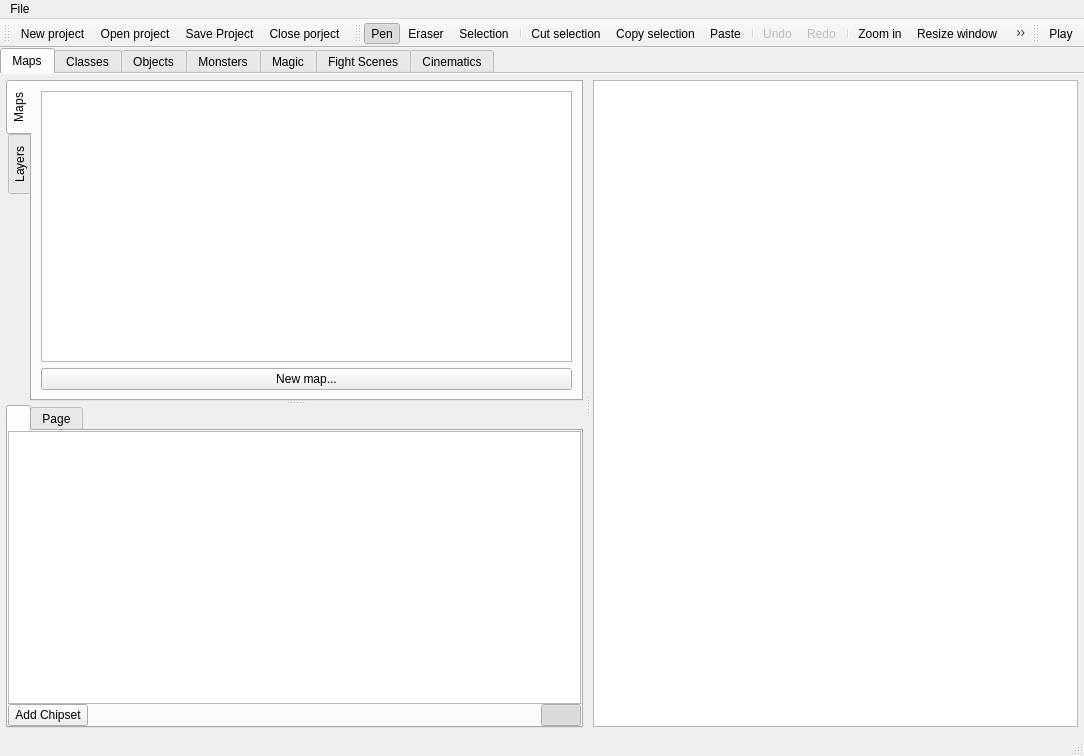
<?xml version="1.0" encoding="UTF-8"?>
<ui version="4.0">
 <class>GeneralWindow</class>
 <widget class="QMainWindow" name="GeneralWindow">
  <property name="geometry">
   <rect>
    <x>0</x>
    <y>0</y>
    <width>1084</width>
    <height>756</height>
   </rect>
  </property>
  <property name="contextMenuPolicy">
   <enum>Qt::CustomContextMenu</enum>
  </property>
  <property name="windowTitle">
   <string>Dummy Editor</string>
  </property>
  <widget class="QWidget" name="centralwidget">
   <layout class="QVBoxLayout" name="verticalLayout_3">
    <property name="spacing">
     <number>0</number>
    </property>
    <property name="leftMargin">
     <number>0</number>
    </property>
    <property name="topMargin">
     <number>0</number>
    </property>
    <property name="rightMargin">
     <number>0</number>
    </property>
    <property name="bottomMargin">
     <number>0</number>
    </property>
    <item>
     <widget class="QTabWidget" name="panels_tabs">
      <property name="currentIndex">
       <number>0</number>
      </property>
      <property name="documentMode">
       <bool>true</bool>
      </property>
      <widget class="QWidget" name="tab_map">
       <property name="enabled">
        <bool>true</bool>
       </property>
       <attribute name="title">
        <string>Maps</string>
       </attribute>
       <layout class="QHBoxLayout" name="horizontalLayout_6">
        <property name="spacing">
         <number>0</number>
        </property>
        <property name="leftMargin">
         <number>6</number>
        </property>
        <property name="topMargin">
         <number>6</number>
        </property>
        <property name="rightMargin">
         <number>6</number>
        </property>
        <property name="bottomMargin">
         <number>6</number>
        </property>
        <item>
         <widget class="QSplitter" name="splitter_map">
          <property name="orientation">
           <enum>Qt::Horizontal</enum>
          </property>
          <property name="handleWidth">
           <number>10</number>
          </property>
          <widget class="QSplitter" name="splitter_chipset">
           <property name="orientation">
            <enum>Qt::Vertical</enum>
           </property>
           <widget class="QTabWidget" name="maps_panel">
            <property name="tabPosition">
             <enum>QTabWidget::West</enum>
            </property>
            <property name="currentIndex">
             <number>0</number>
            </property>
            <widget class="QWidget" name="map_list_tab">
             <attribute name="title">
              <string>Maps</string>
             </attribute>
             <layout class="QVBoxLayout" name="verticalLayout_2">
              <item>
               <widget class="MapsTreeView" name="mapsList">
                <property name="contextMenuPolicy">
                 <enum>Qt::CustomContextMenu</enum>
                </property>
                <property name="editTriggers">
                 <set>QAbstractItemView::NoEditTriggers</set>
                </property>
                <property name="dragEnabled">
                 <bool>true</bool>
                </property>
                <property name="dragDropMode">
                 <enum>QAbstractItemView::InternalMove</enum>
                </property>
                <property name="expandsOnDoubleClick">
                 <bool>false</bool>
                </property>
               </widget>
              </item>
              <item>
               <widget class="QPushButton" name="btnNewMap">
                <property name="text">
                 <string>New map...</string>
                </property>
               </widget>
              </item>
             </layout>
            </widget>
            <widget class="MapFloorsList::FloorListWidget" name="layer_list_tab">
             <attribute name="title">
              <string>Layers</string>
             </attribute>
            </widget>
           </widget>
           <widget class="QTabWidget" name="chipsets_panel">
            <property name="currentIndex">
             <number>0</number>
            </property>
            <widget class="QWidget" name="chipsets_tab">
             <attribute name="title">
              <string/>
             </attribute>
             <layout class="QVBoxLayout" name="verticalLayout">
              <property name="spacing">
               <number>0</number>
              </property>
              <property name="leftMargin">
               <number>0</number>
              </property>
              <property name="topMargin">
               <number>0</number>
              </property>
              <property name="rightMargin">
               <number>0</number>
              </property>
              <property name="bottomMargin">
               <number>0</number>
              </property>
              <item>
               <widget class="QGraphicsView" name="graphicsViewChipset"/>
              </item>
              <item>
               <layout class="QHBoxLayout" name="chipset_buttons">
                <item>
                 <widget class="QPushButton" name="chipsetAddButton">
                  <property name="text">
                   <string>Add Chipset</string>
                  </property>
                 </widget>
                </item>
                <item>
                 <spacer name="horizontalSpacer">
                  <property name="orientation">
                   <enum>Qt::Horizontal</enum>
                  </property>
                  <property name="sizeHint" stdset="0">
                   <size>
                    <width>40</width>
                    <height>20</height>
                   </size>
                  </property>
                 </spacer>
                </item>
                <item>
                 <widget class="QPushButton" name="toggleGridChipset">
                  <property name="text">
                   <string/>
                  </property>
                  <property name="icon">
                   <iconset>
                    <normaloff>:/icons/icon_penpath.png</normaloff>:/icons/icon_penpath.png</iconset>
                  </property>
                  <property name="checkable">
                   <bool>true</bool>
                  </property>
                  <property name="checked">
                   <bool>true</bool>
                  </property>
                 </widget>
                </item>
               </layout>
              </item>
             </layout>
            </widget>
            <widget class="QWidget" name="tab">
             <attribute name="title">
              <string>Page</string>
             </attribute>
            </widget>
           </widget>
          </widget>
          <widget class="QWidget" name="horizontalWidget" native="true">
           <layout class="QHBoxLayout" name="horizontalLayout_5">
            <property name="spacing">
             <number>0</number>
            </property>
            <property name="leftMargin">
             <number>0</number>
            </property>
            <property name="topMargin">
             <number>0</number>
            </property>
            <property name="rightMargin">
             <number>0</number>
            </property>
            <property name="bottomMargin">
             <number>1</number>
            </property>
            <item>
             <widget class="QGraphicsView" name="graphicsViewMap">
              <property name="enabled">
               <bool>true</bool>
              </property>
             </widget>
            </item>
           </layout>
          </widget>
         </widget>
        </item>
       </layout>
      </widget>
      <widget class="QWidget" name="tab_classes">
       <attribute name="title">
        <string>Classes</string>
       </attribute>
      </widget>
      <widget class="QWidget" name="tab_object">
       <attribute name="title">
        <string>Objects</string>
       </attribute>
      </widget>
      <widget class="QWidget" name="tab_monsters">
       <attribute name="title">
        <string>Monsters</string>
       </attribute>
      </widget>
      <widget class="QWidget" name="tab_magic">
       <attribute name="title">
        <string>Magic</string>
       </attribute>
      </widget>
      <widget class="QWidget" name="tab_fights">
       <attribute name="title">
        <string>Fight Scenes</string>
       </attribute>
      </widget>
      <widget class="CinematicsWidget" name="tab_cinematics">
       <attribute name="title">
        <string>Cinematics</string>
       </attribute>
      </widget>
     </widget>
    </item>
   </layout>
  </widget>
  <widget class="QMenuBar" name="menubar">
   <property name="geometry">
    <rect>
     <x>0</x>
     <y>0</y>
     <width>1084</width>
     <height>26</height>
    </rect>
   </property>
   <widget class="QMenu" name="menuFile">
    <property name="title">
     <string>File</string>
    </property>
    <addaction name="actionNew"/>
   </widget>
   <addaction name="menuFile"/>
  </widget>
  <widget class="QStatusBar" name="statusbar"/>
  <widget class="QToolBar" name="toolbar_general">
   <property name="windowTitle">
    <string>toolBar</string>
   </property>
   <attribute name="toolBarArea">
    <enum>TopToolBarArea</enum>
   </attribute>
   <attribute name="toolBarBreak">
    <bool>false</bool>
   </attribute>
   <addaction name="actionNew"/>
   <addaction name="actionOpen"/>
   <addaction name="actionSave"/>
   <addaction name="actionClose"/>
  </widget>
  <widget class="QToolBar" name="toolbar_mapTools">
   <property name="windowTitle">
    <string>toolBar</string>
   </property>
   <attribute name="toolBarArea">
    <enum>TopToolBarArea</enum>
   </attribute>
   <attribute name="toolBarBreak">
    <bool>false</bool>
   </attribute>
   <addaction name="actionPen"/>
   <addaction name="actionEraser"/>
   <addaction name="actionSelection"/>
   <addaction name="separator"/>
   <addaction name="actionCut"/>
   <addaction name="actionCopy"/>
   <addaction name="actionPaste"/>
   <addaction name="separator"/>
   <addaction name="actionUndo"/>
   <addaction name="actionRedo"/>
   <addaction name="separator"/>
   <addaction name="actionZoomIn"/>
   <addaction name="actionResize"/>
   <addaction name="actionZoomOut"/>
   <addaction name="actionToggleGrid"/>
  </widget>
  <widget class="QToolBar" name="toolbar_gameTool">
   <property name="windowTitle">
    <string>toolBar</string>
   </property>
   <attribute name="toolBarArea">
    <enum>TopToolBarArea</enum>
   </attribute>
   <attribute name="toolBarBreak">
    <bool>false</bool>
   </attribute>
   <addaction name="actionPlay"/>
  </widget>
  <action name="actionNew">
   <property name="icon">
    <iconset>
     <normaloff>:/icons/newProject_Icon.png</normaloff>:/icons/newProject_Icon.png</iconset>
   </property>
   <property name="text">
    <string>New project</string>
   </property>
  </action>
  <action name="actionEraser">
   <property name="checkable">
    <bool>true</bool>
   </property>
   <property name="icon">
    <iconset>
     <normaloff>:/icons/icon_eraser.png</normaloff>:/icons/icon_eraser.png</iconset>
   </property>
   <property name="text">
    <string>Eraser</string>
   </property>
  </action>
  <action name="actionPen">
   <property name="checkable">
    <bool>true</bool>
   </property>
   <property name="checked">
    <bool>true</bool>
   </property>
   <property name="icon">
    <iconset>
     <normaloff>:/icons/icon_pen.png</normaloff>:/icons/icon_pen.png</iconset>
   </property>
   <property name="text">
    <string>Pen</string>
   </property>
  </action>
  <action name="actionPlay">
   <property name="icon">
    <iconset>
     <normaloff>:/icons/icon_launch.png</normaloff>:/icons/icon_launch.png</iconset>
   </property>
   <property name="text">
    <string>Play</string>
   </property>
  </action>
  <action name="actionOpen">
   <property name="icon">
    <iconset>
     <normaloff>:/icons/openProject_Icon.png</normaloff>:/icons/openProject_Icon.png</iconset>
   </property>
   <property name="text">
    <string>Open project</string>
   </property>
  </action>
  <action name="actionSave">
   <property name="icon">
    <iconset>
     <normaloff>:/icons/save_Icon.png</normaloff>:/icons/save_Icon.png</iconset>
   </property>
   <property name="text">
    <string>Save Project</string>
   </property>
   <property name="toolTip">
    <string>Save the project</string>
   </property>
  </action>
  <action name="actionClose">
   <property name="icon">
    <iconset>
     <normaloff>:/icons/close_icon_red.png</normaloff>:/icons/close_icon_red.png</iconset>
   </property>
   <property name="text">
    <string>Close porject</string>
   </property>
   <property name="toolTip">
    <string>Close the project</string>
   </property>
  </action>
  <action name="actionCut">
   <property name="icon">
    <iconset>
     <normaloff>:/icons/Cut_icon.png</normaloff>:/icons/Cut_icon.png</iconset>
   </property>
   <property name="text">
    <string>Cut selection</string>
   </property>
   <property name="toolTip">
    <string>Cut selection</string>
   </property>
  </action>
  <action name="actionCopy">
   <property name="icon">
    <iconset>
     <normaloff>:/icons/copy_Icon.png</normaloff>:/icons/copy_Icon.png</iconset>
   </property>
   <property name="text">
    <string>Copy selection</string>
   </property>
   <property name="toolTip">
    <string>Copy selection</string>
   </property>
  </action>
  <action name="actionPaste">
   <property name="checkable">
    <bool>true</bool>
   </property>
   <property name="icon">
    <iconset>
     <normaloff>:/icons/past_Icon.png</normaloff>:/icons/past_Icon.png</iconset>
   </property>
   <property name="text">
    <string>Paste </string>
   </property>
   <property name="toolTip">
    <string>Paste the cutted/copied selection</string>
   </property>
  </action>
  <action name="actionToggleGrid">
   <property name="checkable">
    <bool>true</bool>
   </property>
   <property name="checked">
    <bool>true</bool>
   </property>
   <property name="icon">
    <iconset>
     <normaloff>:/icons/icon_penpath.png</normaloff>:/icons/icon_penpath.png</iconset>
   </property>
   <property name="text">
    <string>Toggle Grid</string>
   </property>
  </action>
  <action name="actionSelection">
   <property name="checkable">
    <bool>true</bool>
   </property>
   <property name="icon">
    <iconset>
     <normaloff>:/icons/icon_selection.png</normaloff>:/icons/icon_selection.png</iconset>
   </property>
   <property name="text">
    <string>Selection</string>
   </property>
  </action>
  <action name="actionUndo">
   <property name="enabled">
    <bool>false</bool>
   </property>
   <property name="icon">
    <iconset>
     <normaloff>:/icons/Undo_icon.png</normaloff>:/icons/Undo_icon.png</iconset>
   </property>
   <property name="text">
    <string>Undo</string>
   </property>
  </action>
  <action name="actionRedo">
   <property name="enabled">
    <bool>false</bool>
   </property>
   <property name="icon">
    <iconset>
     <normaloff>:/icons/Redo_icon.png</normaloff>:/icons/Redo_icon.png</iconset>
   </property>
   <property name="text">
    <string>Redo</string>
   </property>
  </action>
  <action name="actionZoomIn">
   <property name="icon">
    <iconset resource="../icons.qrc">
     <normaloff>:/icons/icon_zoom_in.png</normaloff>:/icons/icon_zoom_in.png</iconset>
   </property>
   <property name="text">
    <string>Zoom in</string>
   </property>
   <property name="toolTip">
    <string>Zoom in</string>
   </property>
  </action>
  <action name="actionZoomOut">
   <property name="icon">
    <iconset resource="../icons.qrc">
     <normaloff>:/icons/icon_zoom_out.png</normaloff>:/icons/icon_zoom_out.png</iconset>
   </property>
   <property name="text">
    <string>Zoom Out</string>
   </property>
   <property name="toolTip">
    <string>zoom out</string>
   </property>
  </action>
  <action name="actionResize">
   <property name="icon">
    <iconset resource="../icons.qrc">
     <normaloff>:/icons/icon_resize.png</normaloff>:/icons/icon_resize.png</iconset>
   </property>
   <property name="text">
    <string>Resize window</string>
   </property>
   <property name="toolTip">
    <string>Resize window</string>
   </property>
  </action>
 </widget>
 <customwidgets>
  <customwidget>
   <class>MapsTreeView</class>
   <extends>QTreeView</extends>
   <header>mapsTree.hpp</header>
  </customwidget>
  <customwidget>
   <class>MapFloorsList::FloorListWidget</class>
   <extends>QWidget</extends>
   <header>mapFloorTreeWidget.hpp</header>
   <container>1</container>
  </customwidget>
  <customwidget>
   <class>CinematicsWidget</class>
   <extends>QWidget</extends>
   <header>CinematicsWidget.hpp</header>
   <container>1</container>
  </customwidget>
 </customwidgets>
 <resources/>
 <connections/>
</ui>
